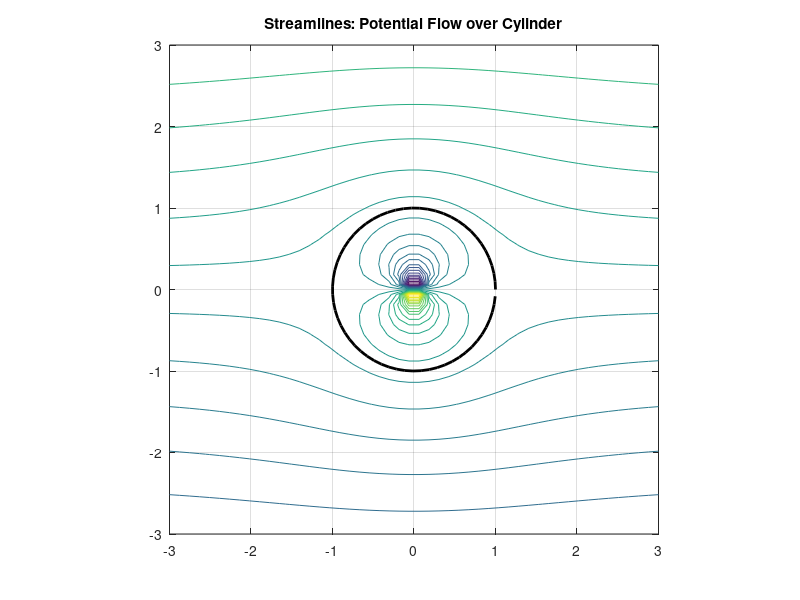
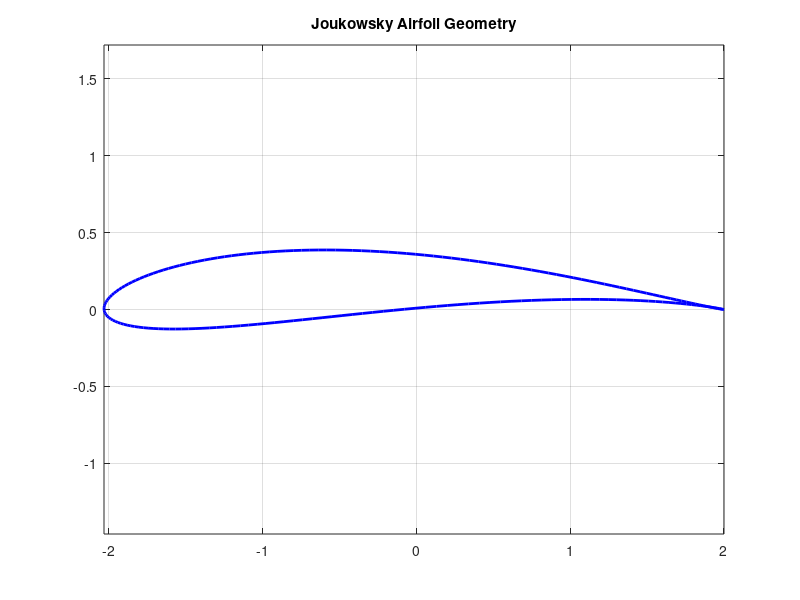

These charts were generated, in order, by the following MATLAB code: (Note: this script raises an error after producing the figures.)
% 08_fluid_dynamics_joukowsky.m
% UniLab Fluid Dynamics: Airfoil Flow & Joukowsky Transform

disp('🌊 UniLab Fluid Dynamics Laboratory');
disp('====================================');

%% 1. Potential Flow over a Cylinder
disp('--- 1. Potential Flow Visualization ---');
[X, Y] = meshgrid(linspace(-3, 3, 50), linspace(-3, 3, 50));
Z = X + 1j*Y;
U = 1.0; R = 1.0; % Free stream velocity and cylinder radius
% Complex potential: W = U*(z + R^2/z)
W = U * (Z + R^2 ./ Z);
psi = imag(W); % Stream function

figure;
contour(X, Y, psi, 30); hold on;
theta = 0:0.1:2*pi;
plot(R*cos(theta), R*sin(theta), 'k-', 'LineWidth', 2); % Cylinder
title('Streamlines: Potential Flow over Cylinder');
axis equal; grid on;
hold off;

%% 2. Joukowsky Transform (Airfoil Shape)
disp(' ');
disp('--- 2. Joukowsky Airfoil Transformation ---');
% Transform a circle in the zeta plane to an airfoil in the z plane
% z = zeta + 1/zeta
circle_center = -0.1 + 0.1j;
radius = 1.1;
theta = linspace(0, 2*pi, 200);
zeta = circle_center + radius * exp(1j * theta);
z = zeta + 1./zeta;

figure;
plot(real(z), imag(z), 'b-', 'LineWidth', 2);
title('Joukowsky Airfoil Geometry');
axis equal; grid on;

%% 3. Interactive Flow Simulator
disp(' ');
disp('--- 3. 2D Wave Propagation (Fluid) ---');
simulate('wave', 'c', 1.5, 'n', 100);

disp('Fluid Dynamics Laboratory Complete.');
